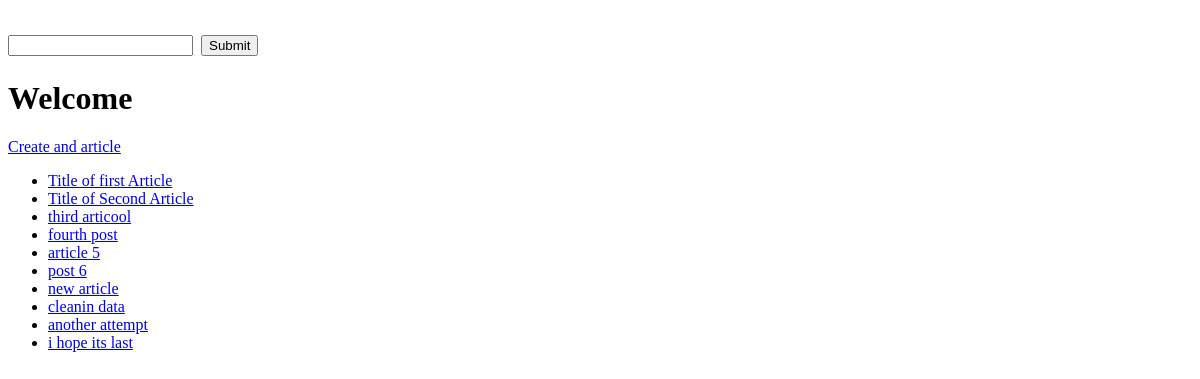
Before: / with the older database file.
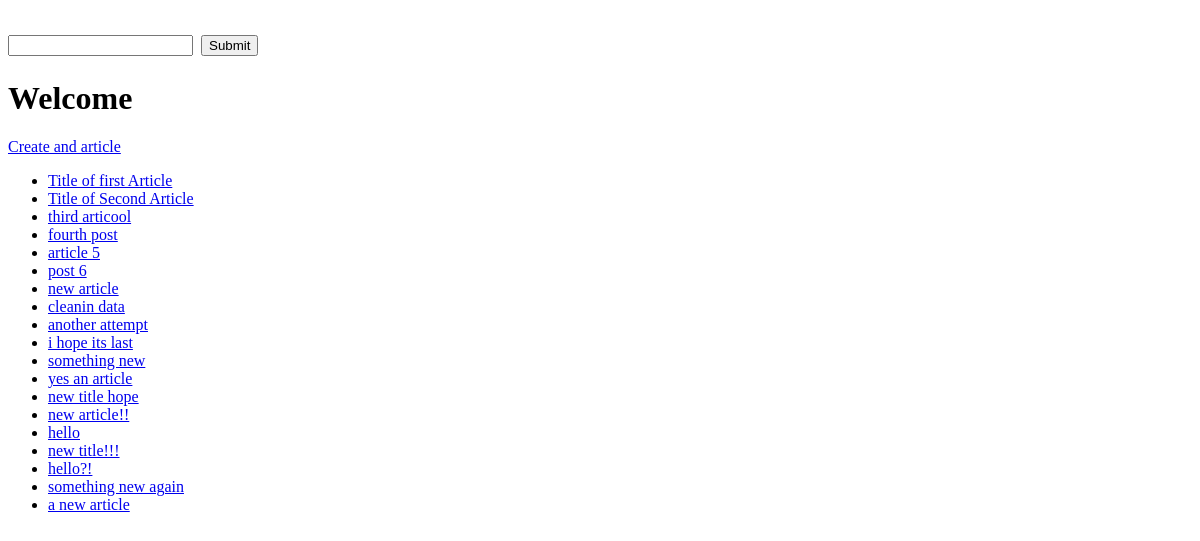
After: the same page with the newer database file.
### articles/models.py (models this page shows, shortened)
class Article(models.Model):
    user = models.ForeignKey(User, blank=True, null=True,
    on_delete=models.SET_NULL)
    title = models.CharField(max_length=100)
    slug = models.SlugField(
        max_length=50,
        null = True,
        blank = True,
        unique=True)
    content = models.TextField()
    timestamp = models.DateTimeField(
        auto_now_add=True
    )
    updated = models.DateTimeField(
        auto_now=True
    )
    publish = models.DateField(
        auto_now=False,
        auto_now_add=False,
        null = True,
        blank = True
    )
    objects = ArticleManager()
    def get_absolute_url(self):
        return reverse("article-detail", kwargs={'slug':self.slug}) #f"/articles/{self.slug}/"

### articles/views.py (the view)
# urls.py: path('', home_view, name='main-page'),
def home_view(request, *args, **kwargs):
    random_id = randint(1, 2)
    article_obj = Article.objects.get(id=random_id)
    article_queryset = Article.objects.all()
    context = {
        "object_list":article_queryset,
        "object":article_obj,
        "title":article_obj.title,
        "content":article_obj.content
    }
    HTML_STRING = render_to_string("home-view.html", context=context)
    return HttpResponse(HTML_STRING)

### articles/models.py (called while the page is built)
    def get_queryset(self):
        return ArticleQuerySet(self.model, using=self._db)

### templates/home-view.html
{% extends "base.html" %}
{% block content %}
    <h1>Welcome</h1>
    <a href="{% url 'article-create' %}">Create and article</a>
    <ul>
        {% for x in object_list %}
            <li><a href="{{x.get_absolute_url}}">{{ x.title }}</a></li>
        {% endfor %}
    </ul>
{% endblock content %}

### templates/base.html (shortened to what this page needs)
<!DOCTYPE html>
<html lang="en">
<head>
</head>
<body>
    <h1>
        <form action="/articles/" method="GET">
            <input type="text" name="q">
            <input type="submit">
        </form>
    </h1>
    {% block content %}
    {% endblock content %}
</body>
</html>

Changed rows visible on the page:
added Article: title "something new"
added Article: title "yes an article"
added Article: title "new title hope"
added Article: title "new article!!"
added Article: title "hello"
added Article: title "new title!!!"
added Article: title "hello?!"
added Article: title "something new again"
added Article: title "a new article"
